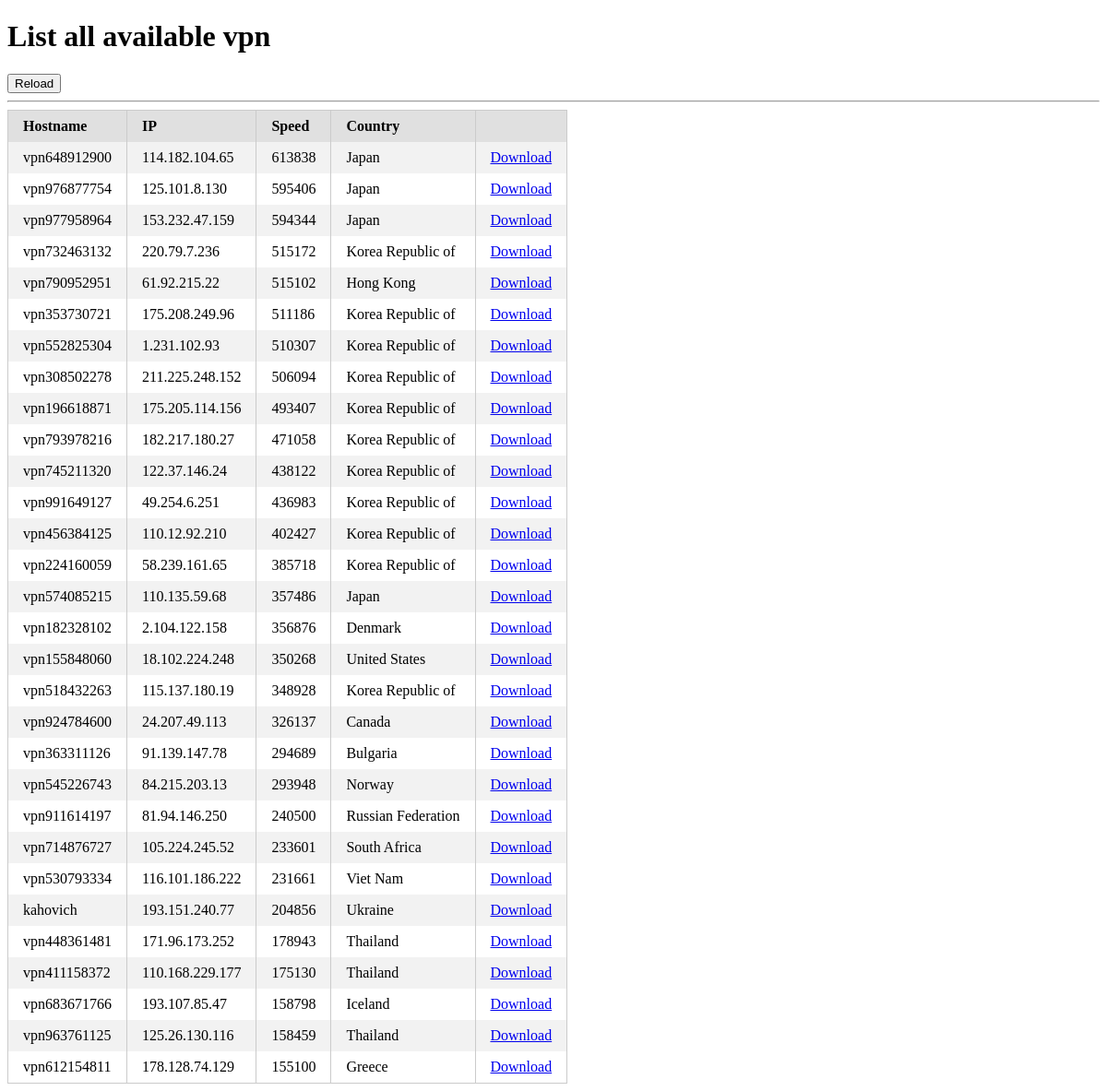
The page / on the database its author committed.
### tables this page shows
CREATE TABLE vpnlist (
	id integer primary key autoincrement,
	hostname varchar,
	ip varchar,
	speed varchar,
	country varchar,
	config_data varchar
);

### server.py (the view)
@app.route("/")
def index_list():
    lists = query_db('SELECT * FROM vpnlist LIMIT 30')
    if lists is None:
        return 'No such data'
    else:
        return render_template('index.html', lists=lists)

### server.py (called while the page is built)
def connect_db():
    rv = sqlite3.connect(app.config['DATABASE'])
    rv.row_factory = sqlite3.Row
    return rv

def query_db(query, args=(), one=False):
    cur = get_db().execute(query, args)
    rv = cur.fetchall()
    cur.close()
    return (rv[0] if rv else None) if one else rv

@app.before_request
def before_request():
    g.db = connect_db()

def get_db():
    db = getattr(g, 'db', None)
    if db is None:
        db = g.db = connect_db()
    return db

@app.teardown_request
def teardown_request(exception):
    db = getattr(g, 'db', None)
    if db is not None:
        db.close()

### templates/index.html
{% extends "layout.html" %}
{% block body %}
<form action="/reload" method="get">
	<input type="submit" value="Reload"/>
</form>
<hr>
<table class="pure-table pure-table-striped">
<thead>
	<tr>
		<th>Hostname</th>
		<th>IP</th>
		<th>Speed</th>
		<th>Country</th>
		<th></th>
	</tr>
</thead>
<tbody>
	{% for list in lists %}
	<tr>
		<td>{{ list.hostname|safe }}</td>
		<td>{{ list.ip|safe }}</td>
		<td>{{ list.speed|safe }}</td>
		<td>{{ list.country|safe }}</td>
		<td>
			<a href="/download/{{ list.id}}"/>Download</a>
		</td>
	{% else %}
    <li><em>Unbelievable.  No entries here so far</em>
	{% endfor %}
</tbody>
</table>
{% endblock %}

### templates/layout.html (shortened to what this page needs)
<!doctype html>
<link rel=stylesheet type=text/css href="{{ url_for('static', filename='pure_table_style.css') }}">
<div class=page>
  <h1>List all available vpn</h1>
  {% block body %}{% endblock %}
</div>

### static/pure_table_style.css (style rules this page uses)
.pure-table { border-collapse:collapse;border-spacing:0;empty-cells:show;border:1px solid #cbcbcb }
.pure-table td,.pure-table th { border-left:1px solid #cbcbcb;border-width:0 0 0 1px;font-size:inherit;margin:0;overflow:visible;padding:.5em 1em }
.pure-table td:first-child,.pure-table th:first-child { border-left-width:0 }
.pure-table thead { background-color:#e0e0e0;color:#000;text-align:left;vertical-align:bottom }
.pure-table td { background-color:transparent }
.pure-table-striped tr:nth-child(2n-1) td { background-color:#f2f2f2 }

### rows shown on the page
vpnlist: hostname "vpn648912900", ip "114.182.104.65", speed "613838", country "Japan"
vpnlist: hostname "vpn976877754", ip "125.101.8.130", speed "595406", country "Japan"
vpnlist: hostname "vpn977958964", ip "153.232.47.159", speed "594344", country "Japan"
vpnlist: hostname "vpn732463132", ip "220.79.7.236", speed "515172", country "Korea Republic of"
vpnlist: hostname "vpn790952951", ip "61.92.215.22", speed "515102", country "Hong Kong"
vpnlist: hostname "vpn353730721", ip "175.208.249.96", speed "511186", country "Korea Republic of"
vpnlist: hostname "vpn552825304", ip "1.231.102.93", speed "510307", country "Korea Republic of"
vpnlist: hostname "vpn308502278", ip "211.225.248.152", speed "506094", country "Korea Republic of"
vpnlist: hostname "vpn196618871", ip "175.205.114.156", speed "493407", country "Korea Republic of"
vpnlist: hostname "vpn793978216", ip "182.217.180.27", speed "471058", country "Korea Republic of"
vpnlist: hostname "vpn745211320", ip "122.37.146.24", speed "438122", country "Korea Republic of"
vpnlist: hostname "vpn991649127", ip "49.254.6.251", speed "436983", country "Korea Republic of"
vpnlist: hostname "vpn456384125", ip "110.12.92.210", speed "402427", country "Korea Republic of"
vpnlist: hostname "vpn224160059", ip "58.239.161.65", speed "385718", country "Korea Republic of"
vpnlist: hostname "vpn574085215", ip "110.135.59.68", speed "357486", country "Japan"
vpnlist: hostname "vpn182328102", ip "2.104.122.158", speed "356876", country "Denmark"
vpnlist: hostname "vpn155848060", ip "18.102.224.248", speed "350268", country "United States"
vpnlist: hostname "vpn518432263", ip "115.137.180.19", speed "348928", country "Korea Republic of"
vpnlist: hostname "vpn924784600", ip "24.207.49.113", speed "326137", country "Canada"
vpnlist: hostname "vpn363311126", ip "91.139.147.78", speed "294689", country "Bulgaria"
vpnlist: hostname "vpn545226743", ip "84.215.203.13", speed "293948", country "Norway"
vpnlist: hostname "vpn911614197", ip "81.94.146.250", speed "240500", country "Russian Federation"
vpnlist: hostname "vpn714876727", ip "105.224.245.52", speed "233601", country "South Africa"
vpnlist: hostname "vpn530793334", ip "116.101.186.222", speed "231661", country "Viet Nam"
vpnlist: hostname "kahovich", ip "193.151.240.77", speed "204856", country "Ukraine"
vpnlist: hostname "vpn448361481", ip "171.96.173.252", speed "178943", country "Thailand"
vpnlist: hostname "vpn411158372", ip "110.168.229.177", speed "175130", country "Thailand"
vpnlist: hostname "vpn683671766", ip "193.107.85.47", speed "158798", country "Iceland"
vpnlist: hostname "vpn963761125", ip "125.26.130.116", speed "158459", country "Thailand"
vpnlist: hostname "vpn612154811", ip "178.128.74.129", speed "155100", country "Greece"
